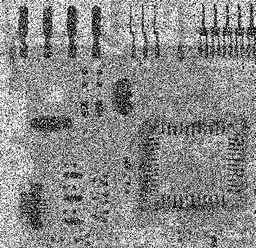
#> input picture PT3/images/2.png, 256 x 248 px, shrunk from 455 x 440 before the run, found by its file name
$ jupyter execute AMF.ipynb
#> lines starting #> are read from the running program, lines starting #| are printed output that depends on the picture; after the words box and inside, x2 and y2 are one past the last pixel; in counts of white or black regions, pixels touching at a corner belong together; long printed decimals are rounded
[cell 1]
import numpy as np
import pandas as pd
from PIL import Image, ImageFilter

[cell 2]
from google.colab import drive
drive.mount ('/content/drive')

[cell 3]
### open the image (PLACE YOUR OWN IMAGE HERE)
image_org = Image.open("/content/drive/MyDrive/IMP301/PT3/images/2.png")
#> image_org is the input picture: PIL image 256x248 L; min 0, max 255, mean 138.2

[cell 4]
def rgb2gray(rgb):
    if(len(rgb.shape) == 3):
        return np.uint8(np.dot(rgb[...,:3], [0.2989, 0.5870, 0.1140]))
    else:#already a grayscale
        return rgb

[cell 5]
image = np.array(image_org)

[cell 6]
grayscale_image = rgb2gray(image) #outputs a grayscaled image

[cell 7]
### Adaptive Median Filtering...

[cell 8]
def calculate_median(array):
    """Return the median of 1-d array"""
    sorted_array = np.sort(array) #timsort (O(nlogn))
    median = sorted_array[len(array)//2]
    return median

[cell 9]
def level_A(z_min, z_med, z_max, z_xy, S_xy, S_max):
    if(z_min < z_med < z_max):
        return level_B(z_min, z_med, z_max, z_xy, S_xy, S_max)
    else:
        S_xy += 2 #increase the size of S_xy to the next odd value.
        if(S_xy <= S_max): #repeat process
            return level_A(z_min, z_med, z_max, z_xy, S_xy, S_max)
        else:
            return z_med

[cell 10]
def level_B(z_min, z_med, z_max, z_xy, S_xy, S_max):
    if(z_min < z_xy < z_max):
        return z_xy
    else:
        return z_med

[cell 11]
def amf(image, initial_window, max_window):
    """runs the Adaptive Median Filter proess on an image"""
#> called with initial_window = 3, max_window = 11
    xlength, ylength = image.shape #get the shape of the image.
#> xlength = 248; ylength = 256

    z_min, z_med, z_max, z_xy = 0, 0, 0, 0
    S_max = max_window
    S_xy = initial_window #dynamically to grow

    output_image = image.copy()

    for row in range(S_xy, xlength-S_xy-1):
        for col in range(S_xy, ylength-S_xy-1):
            filter_window = image[row - S_xy : row + S_xy + 1, col - S_xy : col + S_xy + 1] #filter window
            target = filter_window.reshape(-1) #make 1-dimensional
            z_min = np.min(target) #min of intensity values
            z_max = np.max(target) #max of intensity values
            z_med = calculate_median(target) #median of intensity values
            z_xy = image[row, col] #current intensity

            #Level A & B
            new_intensity = level_A(z_min, z_med, z_max, z_xy, S_xy, S_max)
            output_image[row, col] = new_intensity
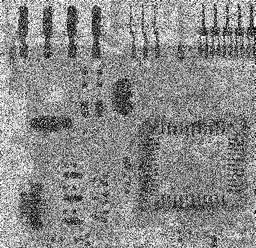
#> output_image: shape (248, 256); 4.61% of pixels changed, all inside (x1, y1, x2, y2) = (3, 3, 252, 244)
    return output_image

[cell 12]
output = amf(grayscale_image, 3, 11)

# Using Adaptive Median Filter

[cell 13]
Image.fromarray(output)

# Original Image (converted to grayscale)

[cell 14]
Image.fromarray(grayscale_image)

## Output with Python's native Median Filter function

[cell 15]
native_output = image_org.filter(ImageFilter.MedianFilter(size = 9))
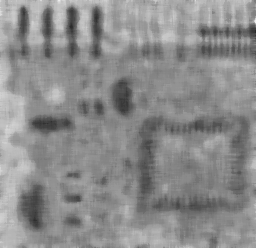
#> native_output: PIL image 256x248 L; min 41, max 240, mean 139.9
native_output

[cell 16]
deviation_native = np.sqrt(np.sum(np.square(grayscale_image-np.array(rgb2gray(np.array(native_output))))))

[cell 17]
deviation_original = np.sum(np.square(grayscale_image-np.array(output)))

[cell 18]
print("Deviation from the original salt and pepper images:")
print("Deviation via Median Filter (built-in): ", deviation_native)
#| Deviation via Median Filter (built-in):  2561.665
print("Deviation via Adaptive Median Filter: ", deviation_original)
#| Deviation via Adaptive Median Filter:  312399
print(f"Percent difference b/w deviations: {100*(deviation_original - deviation_native)/deviation_original}%")
#| Percent difference b/w deviations: 99.180%
